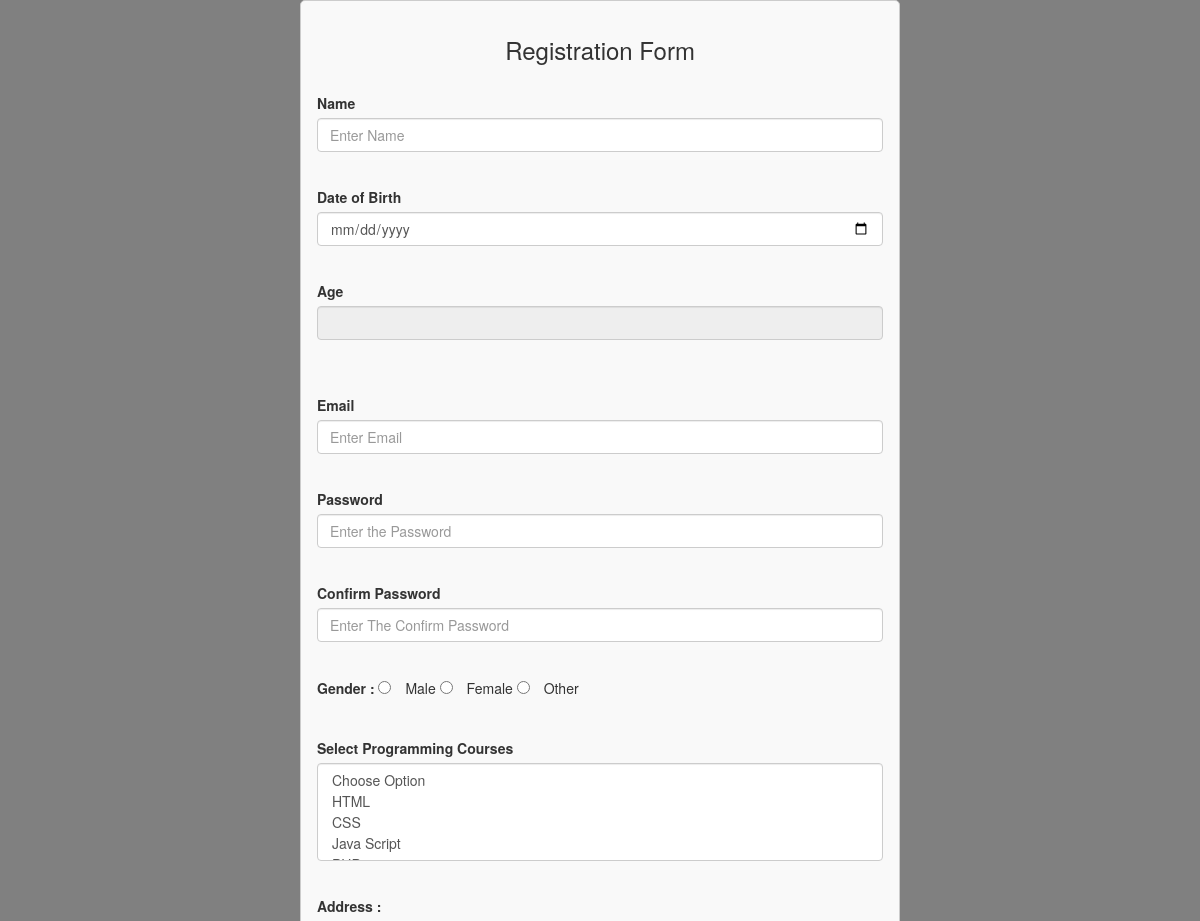
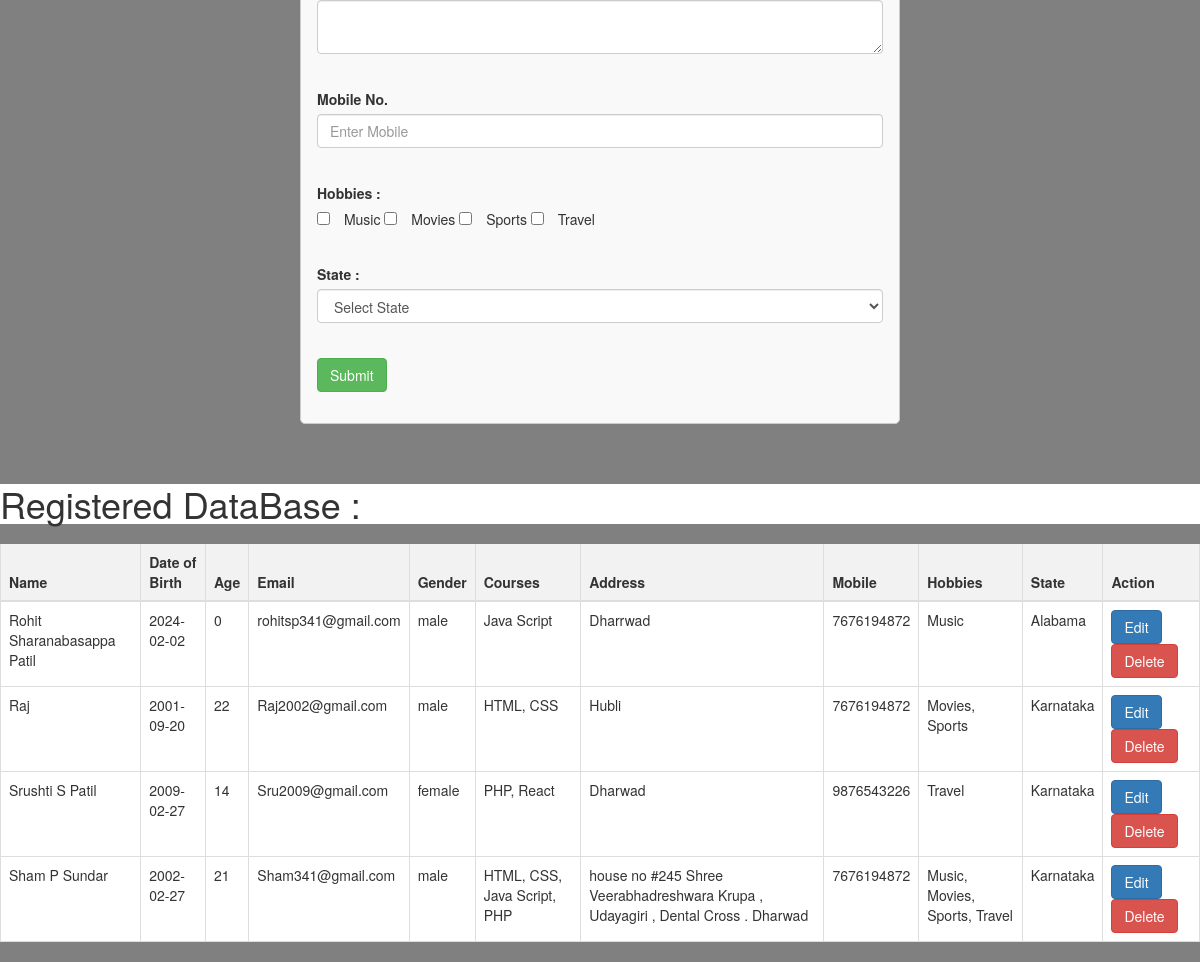
The page / on the database its author committed (2 pictures, top to bottom).
### tables this page shows
CREATE TABLE `register_user3` (
  `id` int(11) NOT NULL,
  `name` varchar(255) NOT NULL,
  `dob` date NOT NULL,
  `age` int(11) NOT NULL,
  `email` varchar(255) NOT NULL,
  `password` varchar(255) NOT NULL,
  `gender` varchar(10) NOT NULL,
  `courses` varchar(255) NOT NULL,
  `address` text NOT NULL,
  `mobile` varchar(15) NOT NULL,
  `hobbies` varchar(255) NOT NULL,
  `state` varchar(50) NOT NULL
);

### index.php (the view, shortened to what this page needs)
<!DOCTYPE html>
<html lang="en">
<head>
    <link rel="stylesheet" href="https://maxcdn.bootstrapcdn.com/bootstrap/3.3.6/css/bootstrap.min.css" />
</head>
<body style="background-color: grey;" onload="setMinDate()">
    <div class="container">
        <div class="table-responsive">
            <div class="box">
                <div class="card">
                    <div class="card-header">
                        <h3 align="center">Registration Form</h3><br />
                    </div>
                    <div class="card-body">
                        <form id="validate_form" action="Store.php" method="post">
                            <div class="form-group">
                                <label for="name">Name</label>
                                <input type="text" name="name" placeholder="Enter Name" id="name" class="form-control">
                            </div>
                            <br>
                            <div class="form-group">
                                <label for="dob">Date of Birth</label>
                                <input type="date" name="dob" class="form-control" id="dob">
                            </div>
                            <br>
                            <div class="form-group">
                                <label for="age">Age</label>
                                <input type="text" readonly name="age" id="age" class="form-control" disabled>
                            </div>
                            <br>
                            <br>
                            <div class="form-group">
                                <label for="email">Email</label>
                                <input type="text" name="email" placeholder="Enter Email" id="email" class="form-control">
                            </div>
                            <br>
                            <div class="form-group">
                                <label for="password">Password</label>
                                <input type="password" name="password" placeholder="Enter the Password" id="password"
                                    class="form-control">
                            </div>
                            <br>
                            <div class="form-group">
                                <label for="Conform_password">Confirm Password</label>
                                <input type="password" name="Conform_password" placeholder="Enter The Confirm Password"
                                    id="Conform_password" class="form-control">
                            </div>
                            <br>
                            <div class="form-group">
                                <label for="gender">Gender :</label>
                                <input type="radio" name="gender" value="male"> Male
                                <input type="radio" name="gender" value="female"> Female
                                <input type="radio" name="gender" value="Other"> Other
                                <br>
                            </div>
                            <br>
                            <div class="form-group">
                                <label for="courses">Select Programming Courses</label>
                                <select name="courses[]" multiple class="form-control" id="courses">
                                    <option value="">Choose Option</option>
                                    <option value="HTML">HTML</option>
                                    <option value="CSS">CSS</option>
                                    <option value="Java Script">Java Script</option>
                                    <option value="PHP">PHP</option>
                                </select>
                            </div>
                            <br>
                            <div class="form-group">
                                <label for="Address">Address :</label>
                                <div class="textarea">
                                    <textarea name="Address" class="form-control" id="address"></textarea>
                                </div>
                            </div>
                            <br>
                            <div class="form-group">
                                <label for="mobile">Mobile No.</label>
                                <input type="text" name="mobile" id="mob" placeholder="Enter Mobile"
                                    class="form-control" />
                            </div>
                            <br>
                            <div class="form-group">
                                <label for="Hobbies">Hobbies :</label>
                                <div>
                                    <input type="checkbox" name="hobbies[]" value="Music"> Music
                                    <input type="checkbox" name="hobbies[]" value="Movies"> Movies
                                    <input type="checkbox" name="hobbies[]" value="Sports"> Sports
                                    <input type="checkbox" name="hobbies[]" value="Travel"> Travel
                                </div>
                            </div>
                            <br>
                            <div class="form-group">
                                <label for="state">State :</label>
                                <select name="state" class="form-control" id="state">
                                    <option value="">Select State</option>
                                </select>
                            </div>
                            <br>
                            <div class="form-group">
                                <input type="submit" name="submit" id="Submit_Button" value="Submit"
                                    class="btn btn-success" />
                            </div>
                        </form>
                    </div>
                </div>
            </div>
        </div>
        <br>
        <br>
    </div>
<h1 style="background-color: white;">Registered  DataBase :</h1>
<table class="table" style="background-color: white;">
    <?php
    include("connection.php");
    $query = "SELECT * FROM register_user3";
    $result = mysqli_query($conn, $query);
    ?>
    <thead>
        <tr>
            <th>Name</th>
            <th>Date of Birth</th>
            <th>Age</th>
            <th>Email</th>
            <th>Gender</th>
            <th>Courses</th>
            <th>Address</th>
            <th>Mobile</th>
            <th>Hobbies</th>
            <th>State</th>
            <th>Action</th>
        </tr>
    </thead>
    <tbody>
        <?php
        while ($row = mysqli_fetch_assoc($result)) {
            echo "<tr>";
            echo "<td>" . $row['name'] . "</td>";
            echo "<td>" . $row['dob'] . "</td>";
            echo "<td>" . $row['age'] . "</td>";
            echo "<td>" . $row['email'] . "</td>";
            echo "<td>" . $row['gender'] . "</td>";
            echo "<td>" . $row['courses'] . "</td>";
            echo "<td>" . $row['address'] . "</td>";
            echo "<td>" . $row['mobile'] . "</td>";
            echo "<td>" . $row['hobbies'] . "</td>";
            echo "<td>" . $row['state'] . "</td>";
            echo "<td>
                    <a href='index.php?id=" . $row['id'] . "' class='btn btn-primary'>Edit</a>
                    <a href='index.php?id=" . $row['id'] . "' class='btn btn-danger'>Delete</a>
                </td>";
        }
        ?>
    </tbody>
</table>
</body>
</html>

### index.php (style rules this page uses)
.box { width: 100%; max-width: 600px; background-color: #f9f9f9; border: 1px solid #ccc; border-radius: 5px; padding: 16px; margin: 0 auto; }
.form-group input { display: block; transition: background-color 0.3s; }
.form-group div input { display: inline; margin-right: 10px; }
.form-group input[type="radio"] { display: inline; margin-right: 10px; }
table { width: 100%; border-collapse: collapse; margin-top: 20px; }
th, td { border: 1px solid #ddd; padding: 4px; text-align: left; }
th { background-color: #f2f2f2; }

### rows shown on the page
register_user3: name "Rohit Sharanabasappa Patil", dob "2024-02-02", age "0", email "rohitsp341@gmail.com", gender "male", courses "Java Script", address "Dharrwad", mobile "7676194872", hobbies "Music", state "Alabama"
register_user3: name "Raj", dob "2001-09-20", age "22", email "Raj2002@gmail.com", gender "male", courses "HTML, CSS", address "Hubli", mobile "7676194872", hobbies "Movies, Sports", state "Karnataka"
register_user3: name "Srushti S Patil", dob "2009-02-27", age "14", email "Sru2009@gmail.com", gender "female", courses "PHP, React", address "Dharwad", mobile "9876543226", hobbies "Travel", state "Karnataka"
register_user3: name "Sham P Sundar", dob "2002-02-27", age "21", email "Sham341@gmail.com", gender "male", courses "HTML, CSS, Java Script, PHP", address "house no #245 Shree Veerabhadreshwara Krupa , Udayagiri , Dental Cross . Dharwad", mobile "7676194872", hobbies "Music, Movies, Sports, Travel", state "Karnataka"
